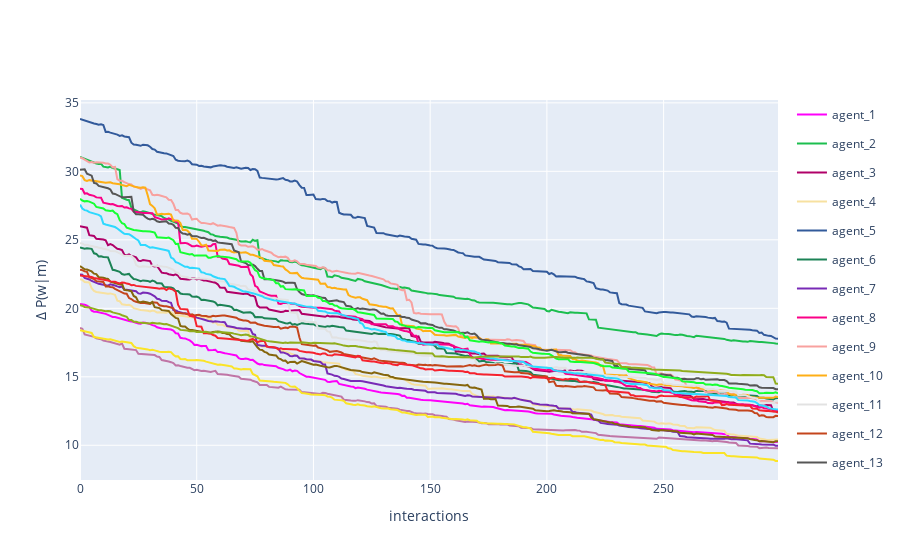

Notebook cell for this chart:
### Code cell
fig = multi_agent_update_plot_from_df(vocab_dif)
fig.update_layout(
    # title='Dyadic interaction in a random environment',
    yaxis_title='Δ P(w|m)',
    xaxis_title='interactions'
)
fig.show()

### Figure 1 — Plotly figure (JSON) as saved in the notebook; plotly's stock layout.template omitted (floating-point values rounded to 4 significant figures; data arrays with more than 128 entries replaced by an {"elided": "..."} marker saying what was removed)
{"data": [{"legendgroup": "agent_1", "line": {"color": "#FE00FA"}, "mode": "lines", "name": "agent_1", "showlegend": true, "x": {"elided": "300 int values"}, "y": {"elided": "300 float values"}, "type": "scatter"}, {"legendgroup": "agent_2", "line": {"color": "#1CBE4F"}, "mode": "lines", "name": "agent_2", "showlegend": true, "x": {"elided": "300 int values"}, "y": {"elided": "300 float values"}, "type": "scatter"}, {"legendgroup": "agent_3", "line": {"color": "#B00068"}, "mode": "lines", "name": "agent_3", "showlegend": true, "x": {"elided": "300 int values"}, "y": {"elided": "300 float values"}, "type": "scatter"}, {"legendgroup": "agent_4", "line": {"color": "#F7E1A0"}, "mode": "lines", "name": "agent_4", "showlegend": true, "x": {"elided": "300 int values"}, "y": {"elided": "300 float values"}, "type": "scatter"}, {"legendgroup": "agent_5", "line": {"color": "#325A9B"}, "mode": "lines", "name": "agent_5", "showlegend": true, "x": {"elided": "300 int values"}, "y": {"elided": "300 float values"}, "type": "scatter"}, {"legendgroup": "agent_6", "line": {"color": "#1C8356"}, "mode": "lines", "name": "agent_6", "showlegend": true, "x": {"elided": "300 int values"}, "y": {"elided": "300 float values"}, "type": "scatter"}, {"legendgroup": "agent_7", "line": {"color": "#782AB6"}, "mode": "lines", "name": "agent_7", "showlegend": true, "x": {"elided": "300 int values"}, "y": {"elided": "300 float values"}, "type": "scatter"}, {"legendgroup": "agent_8", "line": {"color": "#FA0087"}, "mode": "lines", "name": "agent_8", "showlegend": true, "x": {"elided": "300 int values"}, "y": {"elided": "300 float values"}, "type": "scatter"}, {"legendgroup": "agent_9", "line": {"color": "#F8A19F"}, "mode": "lines", "name": "agent_9", "showlegend": true, "x": {"elided": "300 int values"}, "y": {"elided": "300 float values"}, "type": "scatter"}, {"legendgroup": "agent_10", "line": {"color": "#FEAF16"}, "mode": "lines", "name": "agent_10", "showlegend": true, "x": {"elided": "300 int values"}, "y": {"elided": "300 float values"}, "type": "scatter"}, {"legendgroup": "agent_11", "line": {"color": "#E2E2E2"}, "mode": "lines", "name": "agent_11", "showlegend": true, "x": {"elided": "300 int values"}, "y": {"elided": "300 float values"}, "type": "scatter"}, {"legendgroup": "agent_12", "line": {"color": "#C4451C"}, "mode": "lines", "name": "agent_12", "showlegend": true, "x": {"elided": "300 int values"}, "y": {"elided": "300 float values"}, "type": "scatter"}, {"legendgroup": "agent_13", "line": {"color": "#565656"}, "mode": "lines", "name": "agent_13", "showlegend": true, "x": {"elided": "300 int values"}, "y": {"elided": "300 float values"}, "type": "scatter"}, {"legendgroup": "agent_14", "line": {"color": "#85660D"}, "mode": "lines", "name": "agent_14", "showlegend": true, "x": {"elided": "300 int values"}, "y": {"elided": "300 float values"}, "type": "scatter"}, {"legendgroup": "agent_15", "line": {"color": "#F6222E"}, "mode": "lines", "name": "agent_15", "showlegend": true, "x": {"elided": "300 int values"}, "y": {"elided": "300 float values"}, "type": "scatter"}, {"legendgroup": "agent_16", "line": {"color": "#C075A6"}, "mode": "lines", "name": "agent_16", "showlegend": true, "x": {"elided": "300 int values"}, "y": {"elided": "300 float values"}, "type": "scatter"}, {"legendgroup": "agent_17", "line": {"color": "#16FF32"}, "mode": "lines", "name": "agent_17", "showlegend": true, "x": {"elided": "300 int values"}, "y": {"elided": "300 float values"}, "type": "scatter"}, {"legendgroup": "agent_18", "line": {"color": "#2ED9FF"}, "mode": "lines", "name": "agent_18", "showlegend": true, "x": {"elided": "300 int values"}, "y": {"elided": "300 float values"}, "type": "scatter"}, {"legendgroup": "agent_19", "line": {"color": "#90AD1C"}, "mode": "lines", "name": "agent_19", "showlegend": true, "x": {"elided": "300 int values"}, "y": {"elided": "300 float values"}, "type": "scatter"}, {"legendgroup": "agent_20", "line": {"color": "#FBE426"}, "mode": "lines", "name": "agent_20", "showlegend": true, "x": {"elided": "300 int values"}, "y": {"elided": "300 float values"}, "type": "scatter"}], "layout": {"yaxis": {"title": {"text": "Δ P(w|m)"}}, "xaxis": {"title": {"text": "interactions"}}}}
